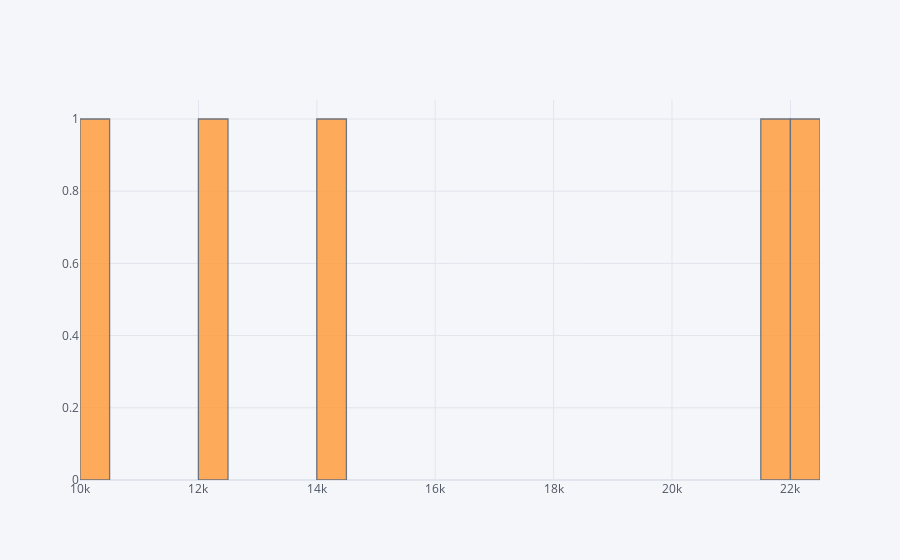

Here is the notebook cell this chart was saved with:
### Markdown cell above
### Carbody & Price

### Code cell
print(df1.groupby('carbody')['price'].mean().sort_values())
print()
df1.groupby('carbody')['price'].mean().iplot(kind='histogram',subplots=True,bins=50)

### Figure 1 — Plotly figure (JSON) as saved in the notebook; plotly's stock layout.template omitted (floating-point values rounded to 4 significant figures)
{"data": [{"histfunc": "count", "histnorm": "", "marker": {"color": "rgba(255, 153, 51, 1.0)", "line": {"color": "#4D5663", "width": 1.3}}, "name": "price", "nbinsx": 50, "opacity": 0.8, "orientation": "v", "type": "histogram", "x": [21890.0, 22210.0, 10380.0, 14340.0, 12370.0], "xaxis": "x", "yaxis": "y"}], "layout": {"barmode": "overlay", "legend": {"bgcolor": "#F5F6F9", "font": {"color": "#4D5663"}}, "paper_bgcolor": "#F5F6F9", "plot_bgcolor": "#F5F6F9", "title": {"font": {"color": "#4D5663"}}, "xaxis": {"anchor": "y", "domain": [0, 1], "gridcolor": "#E1E5ED", "showgrid": true, "tickfont": {"color": "#4D5663"}, "title": {"font": {"color": "#4D5663"}, "text": ""}, "zerolinecolor": "#E1E5ED"}, "yaxis": {"anchor": "x", "domain": [0, 1], "gridcolor": "#E1E5ED", "showgrid": true, "tickfont": {"color": "#4D5663"}, "title": {"font": {"color": "#4D5663"}, "text": ""}, "zerolinecolor": "#E1E5ED"}}}
